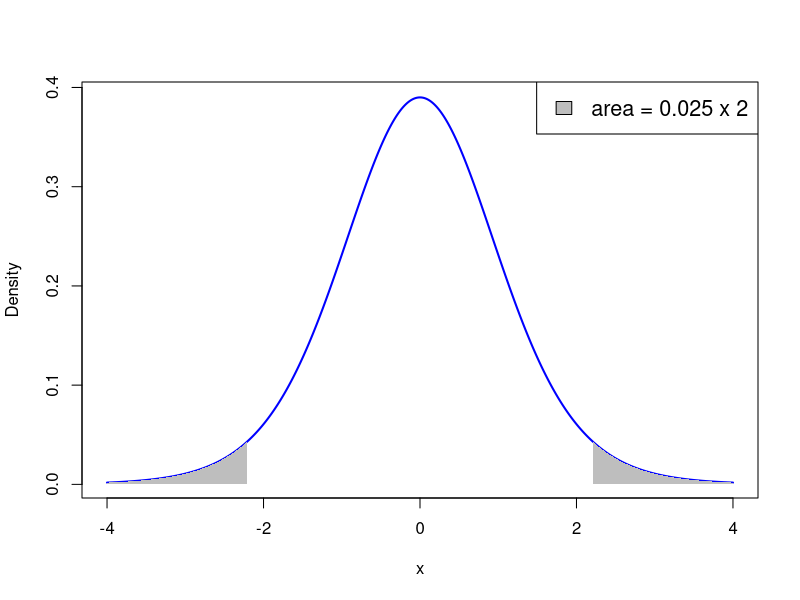
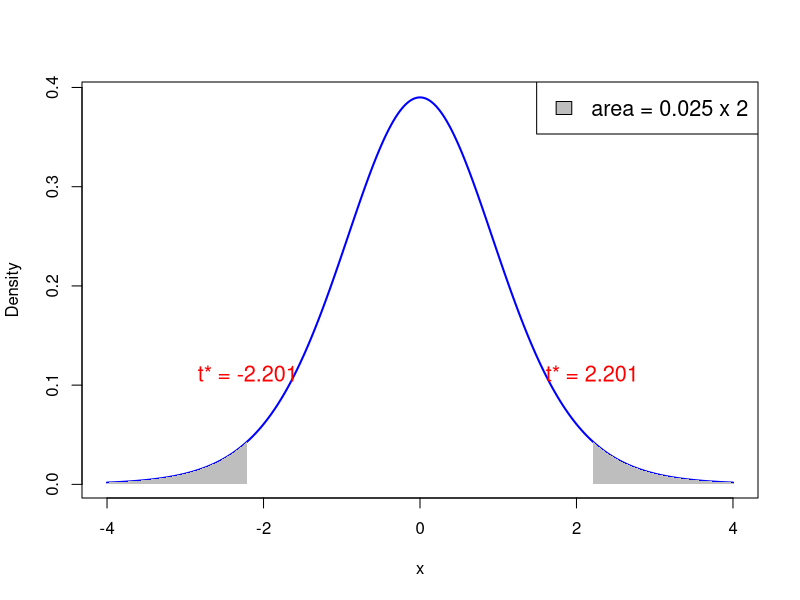
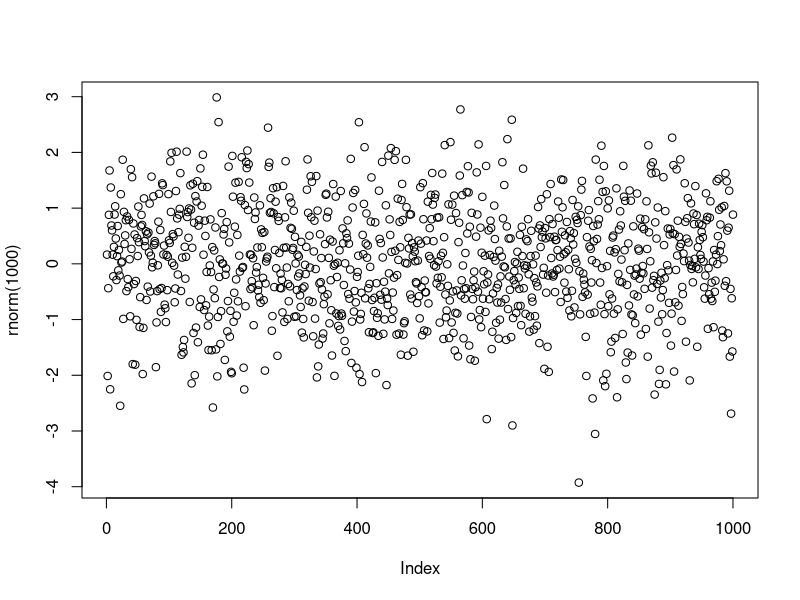
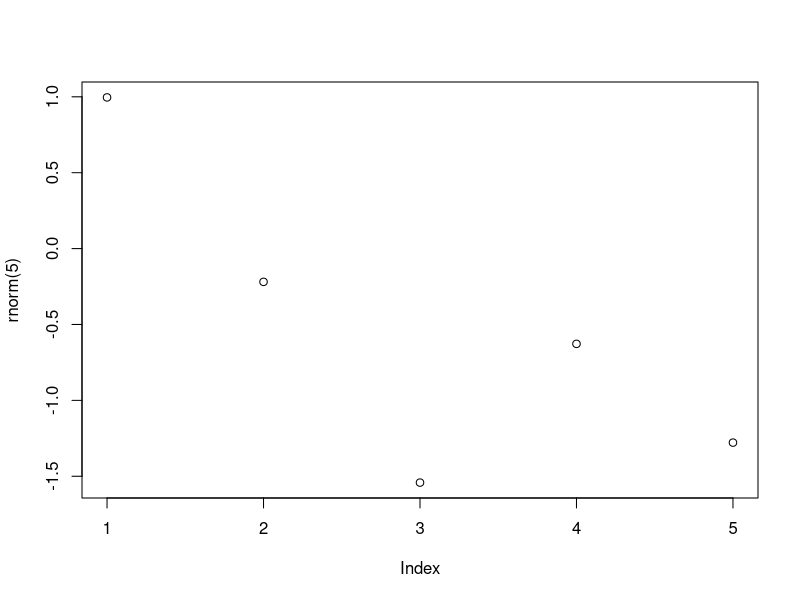

Generate these figures, in order, with R:
## ---- chunk 1
# Degrees of freedom
df <- 11

# Values for x-axis
x <- seq(-4, 4, length.out = 1000)

# Calculate PDF of t-distribution
pdf <- dt(x, df)

# Plot PDF
plot(x, pdf, type = "l", col = "blue", lwd = 2, xlab = "x", ylab = "Density")

# Shade area where p-value < 0.025
x_fill_left <- x[x <= qt(0.025, df)]
y_fill_left <- pdf[x <= qt(0.025, df)]
polygon(c(x_fill_left, rev(x_fill_left)), c(y_fill_left, rep(0, length(y_fill_left))), col = "gray", border = NA)

# Shade area where p-value > 0.975
x_fill_right <- x[x >= qt(0.975, df)]
y_fill_right <- pdf[x >= qt(0.975, df)]
polygon(c(x_fill_right, rev(x_fill_right)), c(y_fill_right, rep(0, length(y_fill_right))), col = "gray", border = NA)

# Add legend
legend("topright", legend = c("area = 0.025 x 2"), fill = "gray", cex = 1.3)


## ---- chunk 2
# Degrees of freedom
df <- 11

# Values for x-axis
x <- seq(-4, 4, length.out = 1000)

# Calculate PDF of t-distribution
pdf <- dt(x, df)

# Plot PDF
plot(x, pdf, type = "l", col = "blue", lwd = 2, xlab = "x", ylab = "Density")

# Shade area where p-value < 0.025
x_fill_left <- x[x <= qt(0.025, df)]
y_fill_left <- pdf[x <= qt(0.025, df)]
polygon(c(x_fill_left, rev(x_fill_left)), c(y_fill_left, rep(0, length(y_fill_left))), col = "gray", border = NA)

# Shade area where p-value > 0.975
x_fill_right <- x[x >= qt(0.975, df)]
y_fill_right <- pdf[x >= qt(0.975, df)]
polygon(c(x_fill_right, rev(x_fill_right)), c(y_fill_right, rep(0, length(y_fill_right))), col = "gray", border = NA)

# Add annotations for p value = 0.025 on both sides
text(qt(0.025, df), dt(qt(0.025, df), df) + 0.05, paste("t* =", round(qt(0.025, df), 4)), pos = 3, col = "red", cex = 1.3, adj = c(8.5, 4.5))
text(qt(0.975, df), dt(qt(0.975, df), df) + 0.05, paste("t* =", round(qt(0.975, df), 4)), pos = 3, col = "red", cex = 1.3, adj = c(5.5, 4.5))

# Add legend
legend("topright", legend = c("area = 0.025 x 2"), fill = "gray", cex = 1.3)


## ---- chunk 3
#| echo: true
plot(rnorm(1000))
## ---- chunk 4
#| echo: true

2 + 2
2 * 3 - 1 + 2 ^ 7
exp(-10)
log(2)
pi
sin(pi/2)

## ---- chunk 5
#| echo: true

# This is a comment in R
# Comments are ignored by R

1 + 1   # This works out the result of one plus one!
## ---- chunk 6
#| echo: true
rnorm(5)
## ---- chunk 7
#| echo: true
#| output-location: slide
plot(rnorm(5))
## ---- chunk 8
#| echo: true
# Store 2 in the variable x
x <- 2

# Print x to screen
x
## ---- chunk 9
#| echo: true
# Assign 2 to x
x <- 2

# Compute x + x and print to screen
x + x

# x still contains 2
x
## ---- chunk 10
x <- 2
print(x)
## ---- chunk 11
#| echo: true
sentence <- "Stats is great!"
print(sentence)
## ---- chunk 12
#| echo: true
sentence <- "Stats is great!"
cat(sentence)
## ---- chunk 13
#| echo: true

# Store the result of 2 + 2 in variable two.plus.two

two.plus.two <- 2 + 2

# We want to print to screen the following message:
# "The result of 2 + 2 is two.plus.two"

cat("The result of 2 + 2 is", two.plus.two)
## ---- chunk 14
# This codes sums two numbers and prints result on screen
x <- 1
y <- 2

result <- x + y

# Print the result on screen
cat("Code run successfully!")
cat("The sum of", x , "and", y, "is", result)
## ---- chunk 15
rm(list = ls())
## ---- chunk 16
#| echo: true

# Create 3 variables x, y, z
x <- 2
y <- "Dog"
z <- pi

# Workspace contains variables x, y, z
# This can be displayed by using ls()
ls()
## ---- chunk 17
#| echo: true

# Create 3 variables x, y, z
x <- 2
y <- "Dog"
z <- pi

# Remove x from workspace
rm(x)

# Now the workspace contains only y and z
ls( )
## ---- chunk 18
#| echo: true

# Create 3 variables x, y, z
x <- 2
y <- "Dog"
z <- pi

# Remove all variables from workspace
rm(list = ls())

# Let us check that the workspace is empty
ls( )
## ---- chunk 19
#| echo: true

# Constuct a vector and store it in variable "vector"
vector <- c(60, 72, 57, 90, 95, 72)

# Print vector
print(vector)
## ---- chunk 20
#| echo: true

# Constuct two vectors of radius and height of 6 cylinders
radius <- c(6, 7, 5, 9, 9, 7)
height <- c(1.7, 1.8, 1.6, 2, 1, 1.9)

# Compute the volume of each cylinder and store it in "volume"
volume <- pi * radius^2 * height

# Print volume
print(volume)
## ---- chunk 21
#| echo: true

a <- c(1, 2, 3, 4, 5, 6, 7)
b <- c(0, 1)

a + b
## ---- chunk 22
#| echo: true

vector <- c(1, 2, 3, 4, 5, 6)
scalar <- 2

# Multiplication of vector by a scalar
vector * scalar

# Summing a scalar to each component of a vector
vector + scalar
## ---- chunk 23
x <- c(1, 2, 3, 4, 5)

sum <- sum(x)
length <- length(x)

cat("Here is the vector x: (", x, ")")
cat("The components of vector x sum to", sum)
cat("The length of vector x is", length)
## ---- chunk 24
# First store the wage data into a vector
x <- c(36, 40, 46, 54, 57, 58, 59, 60, 62, 63)

# Let us compute the mean by using formula
xbar = sum(x) / length(x)

# Compute the mean by using built in R function
xbar_check = mean(x)

# We now print both results to screen
cat("Sample mean computed with formula is", xbar)
cat("Sample mean computed by R is", xbar_check)
cat("They coincide!")
## ---- chunk 25
# Again, store the wage data into a vector
x <- c(36, 40, 46, 54, 57, 58, 59, 60, 62, 63)

# Compute the sample variance using formula
xbar = mean(x)
n = length(x)
s2 = sum( (x - xbar)^2 ) / (n - 1) 

# Compute the sample variance using built in R function
s2_check = var(x)

# We now print both results to screen
cat("Sample variance computed with formula is", s2)
cat("Sample variance computed by R is", s2_check)
cat("They coincide!")
